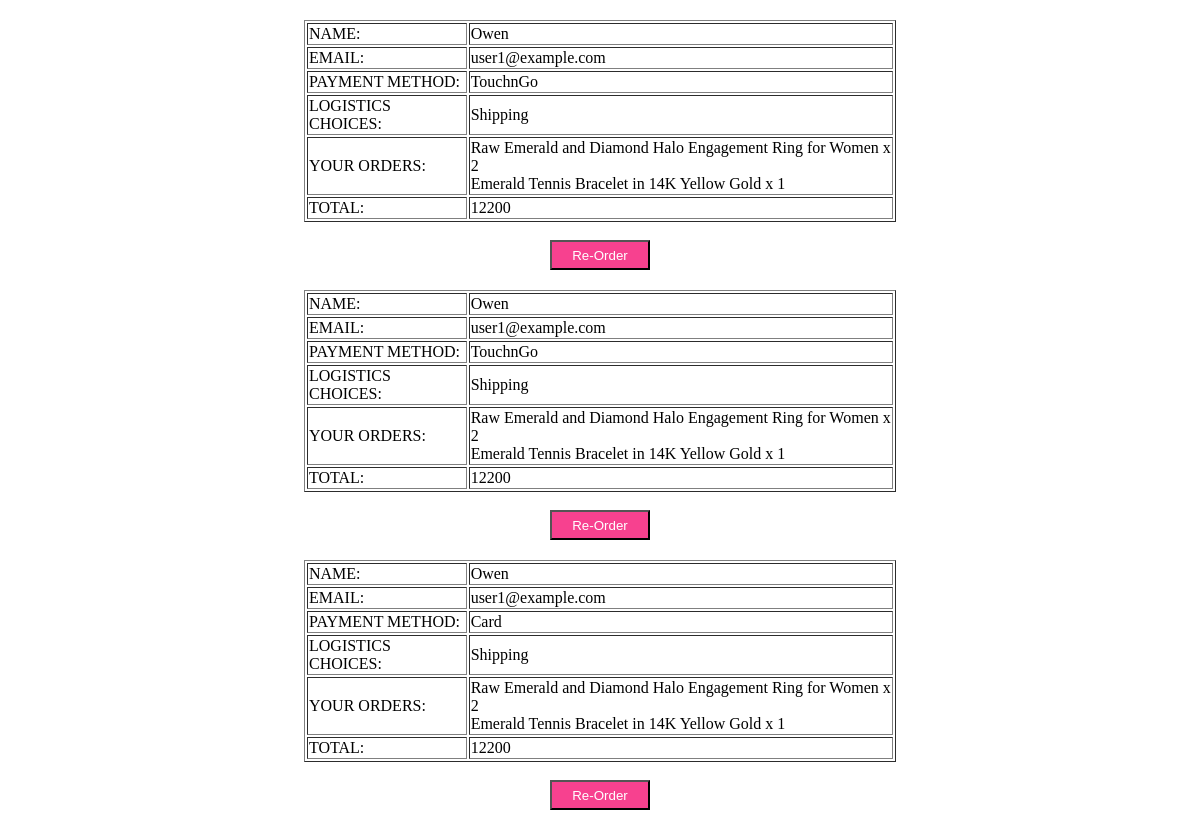
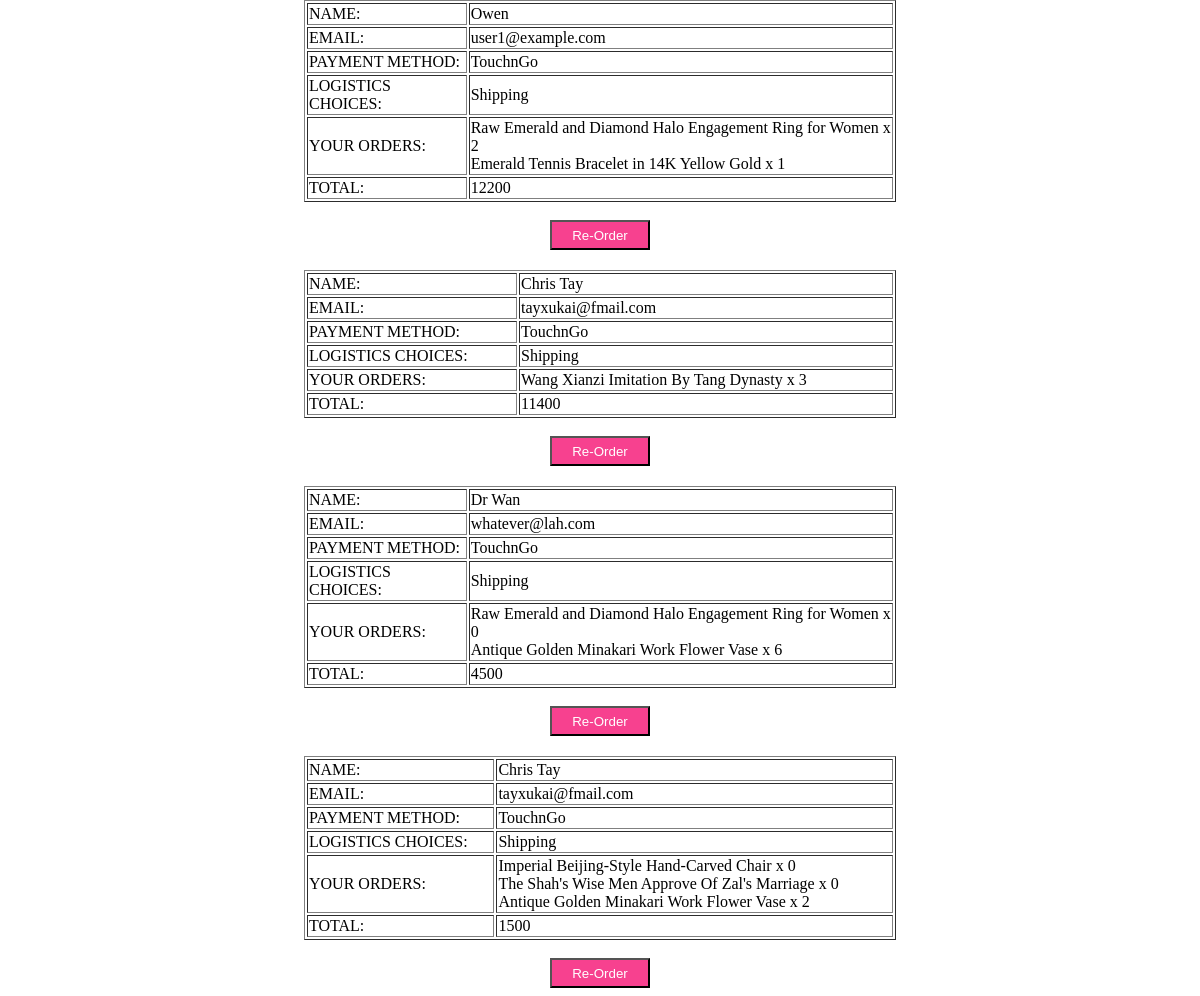
The page /Gorder.php on the database its author committed (2 pictures, top to bottom).
### tables this page shows
CREATE TABLE `payment` (
  `paymentId` int(11) NOT NULL,
  `userId` int(11) DEFAULT NULL,
  `paymentDate` date DEFAULT NULL,
  `paymentMethod` varchar(50) DEFAULT NULL,
  `paymentAddress` varchar(255) NOT NULL,
  `productId` int(11) DEFAULT NULL,
  `paymentProductQuantity` int(11) NOT NULL,
  `paymentChoices` varchar(20) NOT NULL,
  `paymentProductCus` varchar(20) NOT NULL
);

CREATE TABLE `users` (
  `userId` int(11) NOT NULL,
  `userName` varchar(50) DEFAULT NULL,
  `password` varchar(50) DEFAULT NULL,
  `userEmail` varchar(100) DEFAULT NULL,
  `userAddress` varchar(255) DEFAULT NULL,
  `isAdmin` tinyint(1) NOT NULL
);

CREATE TABLE `product` (
  `productId` int(11) NOT NULL,
  `productName` varchar(100) DEFAULT NULL,
  `productImgUrl` varchar(255) DEFAULT NULL,
  `productPrice` decimal(10,2) DEFAULT NULL,
  `productDesc` text DEFAULT NULL,
  `productCategory` varchar(50) DEFAULT NULL,
  `productVisit` int(11) NOT NULL
);

### Gorder.php (the view, shortened to what this page needs)
<?php
require_once 'Connection.php';
$query = "SELECT p.productName, p.productPrice, u.userName, u.userEmail, pay.*
          FROM payment AS pay
          JOIN users AS u ON pay.userId = u.userId
          JOIN product AS p ON pay.productId = p.productId
          ORDER BY pay.paymentId";
$result = mysqli_query($conn, $query);
?>
<!DOCTYPE html>
<html>
<head>
</head>
<body>
<?php
$current_paymentId = null;
while ($row = mysqli_fetch_assoc($result)) {
    if ($row['paymentId'] !== $current_paymentId) {
        if ($current_paymentId !== null) {
            echo "<tr><td>TOTAL:</td><td colspan='3'>" . $total . "</td></tr>";
            echo "</table>";
            echo "</br><form action='Gre_order.php' method='post'>";
            echo "<input type='submit' class='button' name='Re-order' value='Re-Order'>";
            echo "</form>";
        }
        echo "<table border='1'>";
        echo "<tr><td>NAME:</td><td colspan='3'>" . $row['userName'] . "</td></tr>";
        echo "<tr><td>EMAIL:</td><td colspan='3'>" . $row['userEmail'] . "</td></tr>";
        echo "<tr><td>PAYMENT METHOD:</td><td colspan='3'>" . $row['paymentMethod'] . "</td></tr>";
        echo "<tr><td>LOGISTICS CHOICES:</td><td colspan='3'>" . $row['paymentChoices'] . "</td></tr>";
        echo "<tr><td>YOUR ORDERS:</td><td colspan='3'>";
        $total = 0;
    }
    echo $row['productName'] . " x " . $row['paymentProductQuantity'] . "<br>";
    $total += ($row['productPrice'] * $row['paymentProductQuantity']);
    $current_paymentId = $row['paymentId'];
}
echo "<tr><td>TOTAL:</td><td colspan='3'>" . $total . "</td></tr>";
echo "</table>";
echo "</br><form action='Gre_order.php' method='post'>";
echo "<input type='submit' class='button' name='Re-order' value='Re-Order'>";
echo "</form>";
?>
</body>
</html>

### Gorder.php (style rules this page uses)
body { text-align: center; }
table { margin: 0 auto; margin-top: 20px; width: 50%; text-align: left; }
.button { background-color: #F7418F; color: white; text-align: center; text-decoration: none; display: inline-block; cursor: pointer; width: 100px; height: 30px; }

### rows shown on the page
payment: userId.userName "Owen", userId.userEmail "user1@example.com", paymentMethod "TouchnGo", paymentChoices "Shipping", productId.productName "Raw Emerald and Diamond Halo Engagement Ring for Women", paymentProductQuantity "2"
payment: productId.productName "Emerald Tennis Bracelet in 14K Yellow Gold", paymentProductQuantity "1"
payment: total "12200", userId.userName "Owen", userId.userEmail "user1@example.com", paymentMethod "TouchnGo", paymentChoices "Shipping", productId.productName "Raw Emerald and Diamond Halo Engagement Ring for Women", paymentProductQuantity "2"
payment: productId.productName "Emerald Tennis Bracelet in 14K Yellow Gold", paymentProductQuantity "1"
payment: total "12200", userId.userName "Owen", userId.userEmail "user1@example.com", paymentMethod "Card", paymentChoices "Shipping", productId.productName "Raw Emerald and Diamond Halo Engagement Ring for Women", paymentProductQuantity "2"
payment: productId.productName "Emerald Tennis Bracelet in 14K Yellow Gold", paymentProductQuantity "1"
payment: total "12200", userId.userName "Owen", userId.userEmail "user1@example.com", paymentMethod "TouchnGo", paymentChoices "Shipping", productId.productName "Raw Emerald and Diamond Halo Engagement Ring for Women", paymentProductQuantity "2"
payment: productId.productName "Emerald Tennis Bracelet in 14K Yellow Gold", paymentProductQuantity "1"
payment: total "12200", userId.userName "Chris Tay", userId.userEmail "tayxukai@fmail.com", paymentMethod "TouchnGo", paymentChoices "Shipping", productId.productName "Wang Xianzi Imitation By Tang Dynasty", paymentProductQuantity "3"
payment: total "11400", userId.userName "Dr Wan", userId.userEmail "whatever@lah.com", paymentMethod "TouchnGo", paymentChoices "Shipping", productId.productName "Raw Emerald and Diamond Halo Engagement Ring for Women", paymentProductQuantity "0"
payment: productId.productName "Antique Golden Minakari Work Flower Vase", paymentProductQuantity "6"
payment: total "4500", userId.userName "Chris Tay", userId.userEmail "tayxukai@fmail.com", paymentMethod "TouchnGo", paymentChoices "Shipping", productId.productName "Imperial Beijing-Style Hand-Carved Chair", paymentProductQuantity "0"
payment: productId.productName "The Shah's Wise Men Approve Of Zal's Marriage", paymentProductQuantity "0"
payment: productId.productName "Antique Golden Minakari Work Flower Vase", paymentProductQuantity "2"

### other values the page prints
$total "1500"
